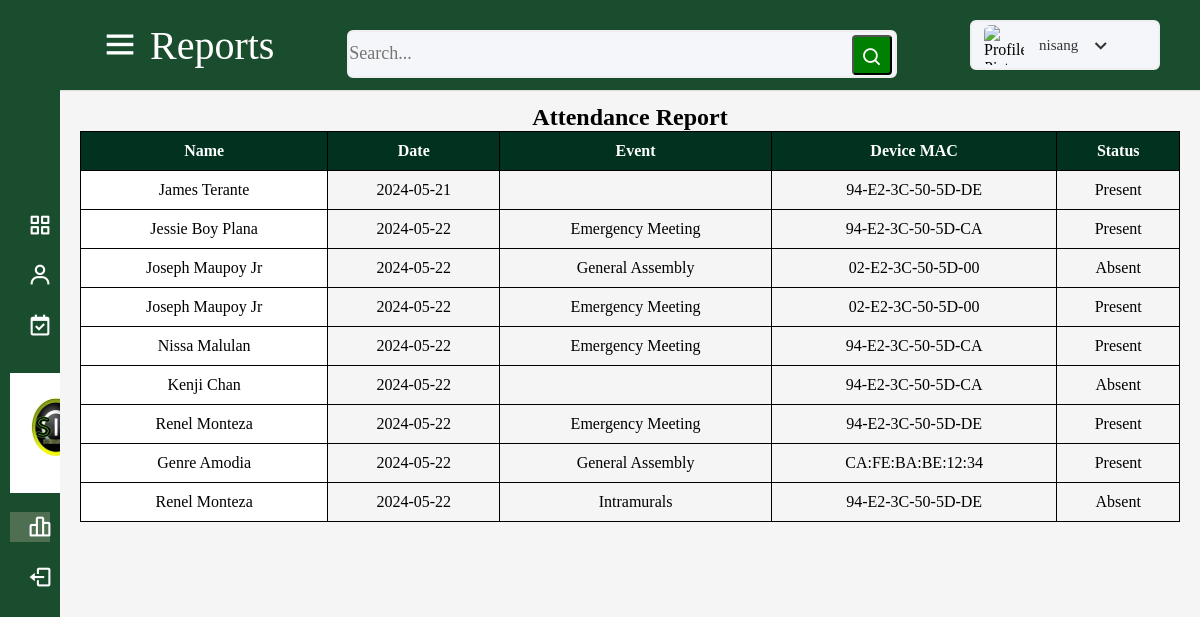
Page /SITS_attendance/index.php?page=reports (signed in) on the committed database.
### tables this page shows
CREATE TABLE `users` (
  `id` bigint(20) NOT NULL,
  `user_id` bigint(20) NOT NULL,
  `user_name` varchar(100) NOT NULL,
  `password` varchar(100) NOT NULL,
  `date` int(11) NOT NULL DEFAULT current_timestamp()
);

CREATE TABLE `attendance` (
  `attendance_id` int(11) NOT NULL,
  `student_id` int(11) DEFAULT NULL,
  `date` date DEFAULT current_timestamp(),
  `status` enum('present','absent') DEFAULT NULL,
  `event_id` int(11) DEFAULT NULL,
  `student_name` varchar(255) DEFAULT NULL,
  `device_mac` varchar(17) DEFAULT NULL
);

CREATE TABLE `students` (
  `student_id` int(11) NOT NULL,
  `student_name` varchar(255) NOT NULL,
  `year_level` int(11) NOT NULL,
  `device_mac` varchar(17) NOT NULL
);

CREATE TABLE `events` (
  `event_id` int(11) NOT NULL,
  `event_name` varchar(255) NOT NULL,
  `event_date` date NOT NULL DEFAULT current_timestamp(),
  `event_time` time NOT NULL
);

### SITS_attendance/function.php (called while the page is built, shortened)
<?php
function check_login($conn)
{
    if(isset($_SESSION['user_id']))
    {
        $user_id = $_SESSION['user_id'];
        $query = "SELECT * FROM users WHERE user_id = ? LIMIT 1";
        $stmt = $conn->prepare($query);
        $stmt->bind_param("s", $user_id);
        $stmt->execute();
        $result = $stmt->get_result();
        if($result && mysqli_num_rows($result) > 0)
        {
            $user_data = mysqli_fetch_assoc($result);
            return $user_data;
        }
    }
    die;
}
?>

### SITS_attendance/functions.php (the view, shortened to what this page needs)
<?php
include 'conn.php';
function generateReport() {
    global $conn;
    $sql = "SELECT students.student_name, attendance.date, attendance.status, events.event_name, attendance.device_mac
        FROM attendance
        JOIN students ON attendance.student_id = students.student_id
        LEFT JOIN events ON attendance.event_id = events.event_id
        ORDER BY attendance.date ASC";
    $result = $conn->query($sql);
    if ($result->num_rows > 0) {
        echo "<div class='table-container'>";
        echo "<table>";
        echo "<tr>
                <th class='sticky-header' style='padding: 10px;'>Name</th>
                <th class='sticky-header' style='padding: 10px;'>Date</th>
                <th class='sticky-header' style='padding: 10px;'>Event</th>
                <th class='sticky-header' style='padding: 10px;'>Device MAC</th>
                <th class='sticky-header' style='padding: 10px;'>Status</th>
              </tr>";
        while($row = $result->fetch_assoc()) {
            echo "<tr>";
            echo "<td class='sticky-column' style='padding: 10px;'>" . $row["student_name"] . "</td>";
            echo "<td style='padding: 10px;'>" . $row["date"] . "</td>";
            echo "<td style='padding: 10px;'>" . $row["event_name"] . "</td>";
            echo "<td style='padding: 10px;'>" . $row["device_mac"] . "</td>";
            echo "<td style='padding: 10px;'>" . ucfirst($row["status"]) . "</td>";
            echo "</tr>";
        }
        echo "</table>";
        echo "</div>";
    } else {
        echo "<p style='text-align: center; margin-top: 40px;'>No records found.</p>";
    }
}
?>

### SITS_attendance/index.php (shortened to what this page needs)
<?php
	include("conn.php");
	include("function.php");
    include ('functions.php');
$user_data = check_login($conn);
$page = isset($_GET['page']) ? $_GET['page'] : 'dashboard';
?>
<!DOCTYPE html>
<html lang="en">
<head>
    <link rel="stylesheet" href="https://cdn.jsdelivr.net/npm/boxicons@2.1.0/css/boxicons.min.css">
</head>
<body>
<div class="sidebar">
    <ul class="nav-links">
        <li>
            <a href="?page=dashboard" class="<?php echo ($page == 'dashboard') ? 'active' : ''; ?>">
                <i class="bx bx-grid-alt"></i>
                <span class="links_name">Dashboard</span>
            </a>
        </li>
        <li>
            <a href="?page=students" class="<?php echo ($page == 'students') ? 'active' : ''; ?>">
                <i class="bx bx-user"></i>
                <span class="links_name">Students</span>
            </a>
        </li>
        <li>
            <a href="?page=attendance" class="<?php echo ($page == 'attendance') ? 'active' : ''; ?>">
                <i class="bx bx-calendar-check"></i>
                <span class="links_name">Take Attendance</span>
            </a>
        </li>
        <br>
        <div class="logo-details">
        </div>
        <br>
        <br>
        <br>
        <li>
            <a href="?page=reports" class="<?php echo ($page == 'reports') ? 'active' : ''; ?>">
                <i class="bx bx-bar-chart-alt-2"></i>
                <span class="links_name">Reports</span>
            </a>
        </li>
        <li>
            <a href="logout.php" class="<?php echo ($page == 'logout') ? 'active' : ''; ?>">
                <i class='bx bx-log-out'></i>
                <span class="links_name">Logout</span>
            </a>
        </li>
    </ul>
</div>
<div class="home-section">
    <nav>
        <div class="sidebar-button">
            <i class="bx bx-menu"></i>
            <span class="dashboard">
                <?php
                switch($page){
                    case 'reports':
                        echo 'Reports';
                        break;
                }
                ?>
            </span>
        </div>
        <div class="search-box">
        <input type="text" id="searchInput" placeholder="Search..." onkeyup="searchTable()">
            <button class="bx bx-search"></button>
        </div>
        <div class="profile-details">
            <?php
            $username = $user_data['user_name'];
            $profile_picture = ($username === 'nisa') ? 'nisa.jpg' : 'avatar.jpg';
            ?>
            <img src="<?php echo $profile_picture; ?>" alt="Profile Picture">
            <span class="admin_name"><?php echo $username; ?></span>
            <i class="bx bx-chevron-down"></i>
        </div>
    </nav>
    <div class="home-content"></div>
    <div class="contentToSearch">
        <?php
        switch($page){
            case 'reports':
                echo "<h2><center>Attendance Report</center></h2>";
                echo "<div class='report-container'>";
                generateReport();
                echo "</div>";
                break;
        }
        ?>
    </div>
</body>
</html>

### SITS_attendance/index.php (style rules this page uses)
* { margin: 0; padding: 0; box-sizing: border-box; font-family: 'Bodoni MT', serif; }
.sidebar { position: fixed; height: 100%; width: 240px; background: #1A4D2E; transition: all 0.5s ease; }
.sidebar .logo-details { height: 80px; display: flex; align-items: center; }
.sidebar .nav-links { margin-top: 200px; }
.sidebar .nav-links li { position: relative; list-style: none; height: 50px; padding: 10px; }
.sidebar .nav-links li a { height: 100%; width: 100%; display: flex; align-items: center; text-decoration: none; transition: all 0.4s ease; }
.sidebar .nav-links li a.active { background: #4F6F52; }
.sidebar .nav-links li i { min-width: 60px; text-align: center; font-size: 25px; color: white; }
.sidebar .nav-links li a .links_name { color: #f8f8ff; font-size: 17px; font-weight: 400; white-space: nowrap; font-family: Verdana, Geneva, Tahoma, sans-serif; }
.home-section { position: relative; background: #f5f5f5; min-height: 100vh; width: calc(100% - 240px); left: 240px; transition: all 0.5s ease; }
.home-section nav { display: flex; justify-content: space-between; height: 90px; background: #1A4D2E; align-items: center; position: fixed; width: calc(100% - 240px); left: 240px; z-index: 100; padding: 0 40px; box-shadow: 0 1px 1px rgba(0, 0, 0, 0.1); transition: all 0.5s ease; }
.home-section nav .sidebar-button { display: flex; align-items: center; font-size: 40px; font-weight: 500; }
nav .sidebar-button i { font-size: 40px; margin-right: 10px; color: #fff; }
nav .sidebar-button .dashboard { color: #fff; }
.home-section nav .search-box { position: relative; height: 50px; max-width: 550px; width: 100%; margin: 0 20px; }
nav .search-box input { height: 95%; width: 100%; outline: none; margin-top: 10px; background: #F5F6FA; border: 2px solid hsl(260, 10%, 94%); border-radius: 6px; font-size: 18px; }
nav .search-box .bx-search { position: absolute; margin-top: 10px; height: 40px; width: 40px; background: green; right: 5px; top: 50%; transform: translateY(-50%); border-radius: 4px; line-height: 40px; text-align: center; color: #fff; font-size: 22px; transition: all 0.4s ease; }
.home-section nav .profile-details { display: flex; align-items: center; background: #F5F6FA; border: 2px solid #EFEEF1; border-radius: 6px; height: 50px; min-width: 190px; padding: 0 15px 0 2px; }
nav .profile-details img { height: 40px; width: 40px; border-radius: 6px; object-fit: cover; }
nav .profile-details .admin_name { font-size: 15px; font-weight: 500; color: #333; margin: 0 10px; white-space: nowrap; }
nav .profile-details i { font-size: 25px; color: #333; }
.home-section .home-content { position: relative; padding-top: 104px; }
@media (max-width: 1240px) { .sidebar { width: 60px; } }
@media (max-width: 1240px) { .home-section { width: calc(100% - 60px); left: 60px; } }
@media (max-width: 1240px) { .home-section nav { width: calc(100% - 60px); left: 60px; } }
img { width: 50px; margin-left: 10px; margin-right: 5px; }

### SITS_attendance/functions.php (style rules this page uses)
.table-container { overflow-x: auto; margin-left: 20px; margin-right: 20px; height: 400px; overflow-y: auto; position: relative; }
table { border-collapse: collapse; width: 100%; }
th, td { padding: 10px; border: 1px solid #000; text-align: center; }
th { background-color: #013220; color: white; position: sticky; top: 0; z-index: 2; }
td { position: relative; z-index: 1; }
.sticky-column { position: sticky; left: 0; background-color: #fff; z-index: 1; }
.sticky-header { z-index: 3; }

### rows in the picture
users: user_name "nisang"
attendance: student.student_name "James Terante", date "2024-05-21", device_mac "94-E2-3C-50-5D-DE", status "Present"
attendance: student.student_name "Jessie Boy Plana", date "2024-05-22", event.event_name "Emergency Meeting", device_mac "94-E2-3C-50-5D-CA", status "Present"
attendance: student.student_name "Joseph Maupoy Jr", date "2024-05-22", event.event_name "General Assembly", device_mac "02-E2-3C-50-5D-00", status "Absent"
attendance: student.student_name "Joseph Maupoy Jr", date "2024-05-22", event.event_name "Emergency Meeting", device_mac "02-E2-3C-50-5D-00", status "Present"
attendance: student.student_name "Nissa Malulan", date "2024-05-22", event.event_name "Emergency Meeting", device_mac "94-E2-3C-50-5D-CA", status "Present"
attendance: student.student_name "Kenji Chan", date "2024-05-22", device_mac "94-E2-3C-50-5D-CA", status "Absent"
attendance: student.student_name "Renel Monteza", date "2024-05-22", event.event_name "Emergency Meeting", device_mac "94-E2-3C-50-5D-DE", status "Present"
attendance: student.student_name "Genre Amodia", date "2024-05-22", event.event_name "General Assembly", device_mac "CA:FE:BA:BE:12:34", status "Present"
attendance: student.student_name "Renel Monteza", date "2024-05-22", event.event_name "Intramurals", device_mac "94-E2-3C-50-5D-DE", status "Absent"
